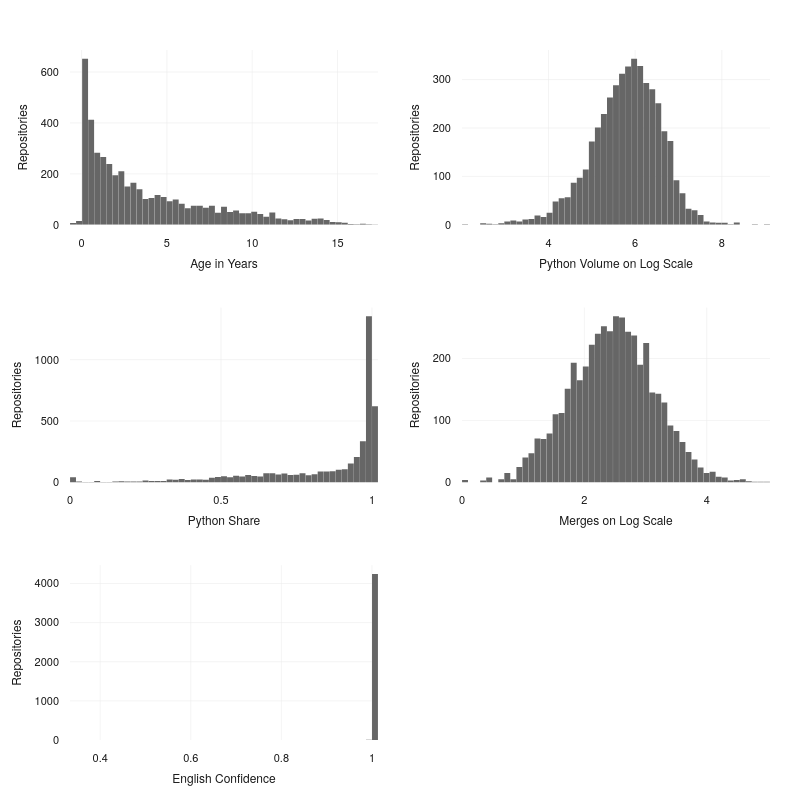

This figure's notebook cell:
### Code cell
plot = meta.with_columns(
    pl.when(pl.col("merges") > 0)
    .then(pl.col("merges").log10())
    .otherwise(None)
    .alias("log10_merges"),
    pl.col("target_language_size").log10().alias("log10_target_language_size"),
    pl.when(
        pl.col("tongue").list.get(0, null_on_oob=True).struct.field("language") == "en"
    )
    .then(pl.col("tongue").list.get(0, null_on_oob=True).struct.field("confidence"))
    .otherwise(None)
    .alias("english_confidence"),
)

panels = [
    {"x": "age_years", "xaxis": "Age in Years"},
    {"x": "log10_target_language_size", "xaxis": "Python Volume on Log Scale"},
    {"x": "target_language_share", "xaxis": "Python Share"},
    {"x": "log10_merges", "xaxis": "Merges on Log Scale"},
    {"x": "english_confidence", "xaxis": "English Confidence"},
]

bins = 50

fig = make_subplots(
    rows=3,
    cols=2,
    vertical_spacing=0.12,
    horizontal_spacing=0.12,
)

for i, panel in enumerate(panels):
    row, col = divmod(i, 2)
    row, col = row + 1, col + 1

    series = plot[panel["x"]].drop_nulls()
    finite = series.filter(series.is_finite())
    lo, hi = float(finite.min()), float(finite.max())

    fig.add_trace(
        go.Histogram(
            x=plot[panel["x"]],
            marker=dict(
                color=pio.templates["thesis"].layout.colorway[4],
                line=dict(width=0),
            ),
            xbins=dict(start=lo, end=hi + (hi - lo) / bins, size=(hi - lo) / bins),
            autobinx=False,
        ),
        row=row,
        col=col,
    )
    fig.update_xaxes(title_text=panel["xaxis"], row=row, col=col)
    fig.update_yaxes(title_text="Repositories", row=row, col=col)

fig.update_layout(
    height=800,
    width=800,
    showlegend=False,
    bargap=0.02,
    margin=dict(l=70, r=30, t=50, b=60),
).show()

### Figure 1 — Plotly figure (JSON) as saved in the notebook; plotly's stock layout.template omitted (floating-point values rounded to 4 significant figures; data arrays with more than 128 entries replaced by an {"elided": "..."} marker saying what was removed)
{"data": [{"autobinx": false, "marker": {"color": "#666666", "line": {"width": 0}}, "type": "histogram", "x": {"elided": "4521 float values"}, "xaxis": "x", "xbins": {"end": 17.37, "size": 0.354, "start": -0.6795}, "yaxis": "y"}, {"autobinx": false, "marker": {"color": "#666666", "line": {"width": 0}}, "type": "histogram", "x": {"elided": "4521 float values"}, "xaxis": "x2", "xbins": {"end": 9.112, "size": 0.1394, "start": 2.004}, "yaxis": "y2"}, {"autobinx": false, "marker": {"color": "#666666", "line": {"width": 0}}, "type": "histogram", "x": {"elided": "4521 float values"}, "xaxis": "x3", "xbins": {"end": 1.02, "size": 0.02, "start": 0}, "yaxis": "y3"}, {"autobinx": false, "marker": {"color": "#666666", "line": {"width": 0}}, "type": "histogram", "x": {"elided": "4521 float values"}, "xaxis": "x4", "xbins": {"end": 5.034, "size": 0.09871, "start": 0}, "yaxis": "y4"}, {"autobinx": false, "marker": {"color": "#666666", "line": {"width": 0}}, "type": "histogram", "x": {"elided": "4521 float values"}, "xaxis": "x5", "xbins": {"end": 1.013, "size": 0.01333, "start": 0.3334}, "yaxis": "y5"}], "layout": {"bargap": 0.02, "height": 800, "margin": {"b": 60, "l": 70, "r": 30, "t": 50}, "showlegend": false, "width": 800, "xaxis": {"anchor": "y", "domain": [0, 0.44], "title": {"text": "Age in Years"}}, "xaxis2": {"anchor": "y2", "domain": [0.56, 1], "title": {"text": "Python Volume on Log Scale"}}, "xaxis3": {"anchor": "y3", "domain": [0, 0.44], "title": {"text": "Python Share"}}, "xaxis4": {"anchor": "y4", "domain": [0.56, 1], "title": {"text": "Merges on Log Scale"}}, "xaxis5": {"anchor": "y5", "domain": [0, 0.44], "title": {"text": "English Confidence"}}, "xaxis6": {"anchor": "y6", "domain": [0.56, 1]}, "yaxis": {"anchor": "x", "domain": [0.7467, 1], "title": {"text": "Repositories"}}, "yaxis2": {"anchor": "x2", "domain": [0.7467, 1], "title": {"text": "Repositories"}}, "yaxis3": {"anchor": "x3", "domain": [0.3733, 0.6267], "title": {"text": "Repositories"}}, "yaxis4": {"anchor": "x4", "domain": [0.3733, 0.6267], "title": {"text": "Repositories"}}, "yaxis5": {"anchor": "x5", "domain": [0, 0.2533], "title": {"text": "Repositories"}}, "yaxis6": {"anchor": "x6", "domain": [0, 0.2533]}}}
